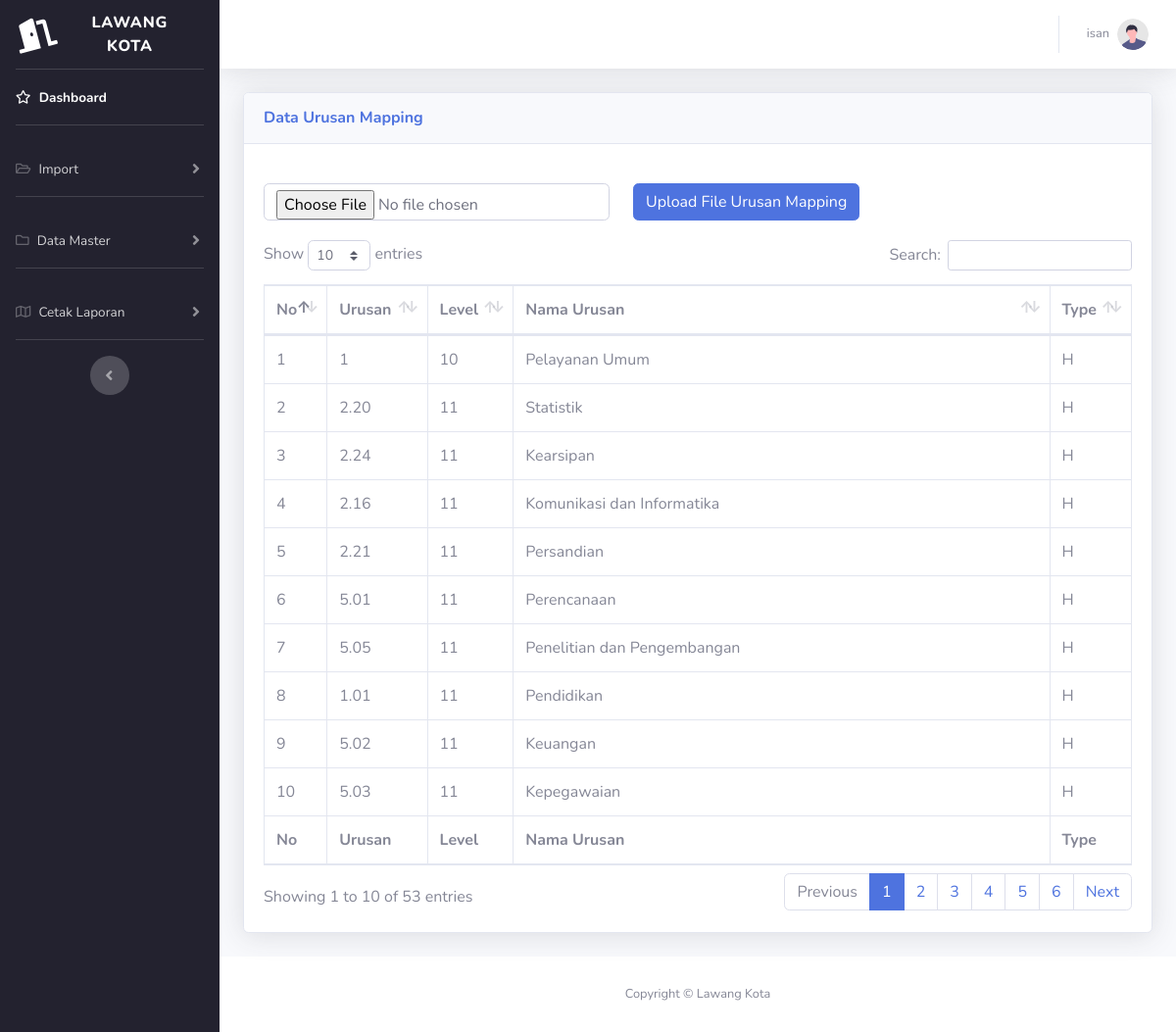
Page /urusan_mapping.php (signed in) on the committed database.
### tables this page shows
CREATE TABLE `urusan_mapping` (
  `nomor` int(11) NOT NULL,
  `urusan` varchar(50) NOT NULL,
  `lvl` varchar(50) NOT NULL,
  `nm_urusan` varchar(100) NOT NULL,
  `tipe` varchar(50) NOT NULL
);

### urusan_mapping.php (the view, shortened to what this page needs)
<!DOCTYPE html>
<html lang="en">
<head>
    <link href="vendor/fontawesome-free/css/all.min.css" rel="stylesheet" type="text/css" />
    <link href="css/sb-admin-2.min.css" rel="stylesheet" />
    <link href="vendor/datatables/dataTables.bootstrap4.min.css" rel="stylesheet" />
</head>
<body id="page-top">
    <div id="wrapper">
        <ul style="background-color:#23222f;" class="navbar-nav sidebar sidebar-dark accordion" id="accordionSidebar">
            <a class="sidebar-brand d-flex align-items-center justify-content-center" href="index.php">
                <div class="sidebar-brand-icon rotate-n-15">
                    <i class="fas fa-door-open"></i>
                </div>
                <div class="sidebar-brand-text mx-3">Lawang Kota<sup></sup></div>
            </a>
            <hr class="sidebar-divider my-0" />
            <li class="nav-item active">
                <a class="nav-link" href="index.html">
                    <i class="far fa-star"></i>
                    <span>Dashboard</span></a>
            </li>
            <hr class="sidebar-divider" />
            <li class="nav-item">
                <a class="nav-link collapsed" href="#" data-toggle="collapse" data-target="#collapseTwo" aria-expanded="true" aria-controls="collapseTwo">
                    <i class="far fa-folder-open"></i>
                    <span>Import</span>
                </a>
            </li>
            <hr class="sidebar-divider" />
            <li class="nav-item">
                <a class="nav-link collapsed" href="#" data-toggle="collapse" data-target="#collapseTwo2" aria-expanded="true" aria-controls="collapseTwo">
                    <i class="far fa-folder"></i>
                    <span>Data Master</span>
                </a>
            </li>
            <hr class="sidebar-divider" />
            <li class="nav-item">
                <a class="nav-link collapsed" href="#" data-toggle="collapse" data-target="#collapseTwo1" aria-expanded="true" aria-controls="collapseTwo">
                    <i class="far fa-map"></i>
                    <span>Cetak Laporan</span>
                </a>
            </li>
            <hr class="sidebar-divider d-none d-md-block" />
            <div class="text-center d-none d-md-inline">
                <button class="rounded-circle border-0" id="sidebarToggle"></button>
            </div>
        </ul>
        <div id="content-wrapper" class="d-flex flex-column">
            <div id="content">
                <nav class="navbar navbar-expand navbar-light bg-white topbar mb-4 static-top shadow">
                    <ul class="navbar-nav ml-auto">
                        <li class="nav-item dropdown no-arrow">
                            <a class="nav-link dropdown-toggle" href="#" id="userDropdown" role="button" data-toggle="dropdown" aria-haspopup="true" aria-expanded="false">
                                <span class="mr-2 d-none d-lg-inline text-gray-600 small"><?php echo $_SESSION['nama_pengguna']; ?></span>
                                <img class="img-profile rounded-circle" src="img/undraw_profile.svg" />
                            </a>
                        </li>
                    </ul>
                </nav>
                <div class="container-fluid">
                    <div class="card shadow mb-4">
                        <div class="card-header py-3">
                            <h6 class="m-0 font-weight-bold text-primary">Data Urusan Mapping</h6>
                        </div>
                        <div class="card-body">
                            <div style="margin: auto; width: 1183px; padding-top: 20px; padding-bottom: 20px;">
                                <form action="" method="POST" enctype="multipart/form-data" class="row g-2">
                                    <div class="col-auto">
                                        <input class="form-control" type="file" name="filexls" id="formFile" />
                                    </div>
                                    <div class="col-auto">
                                        <input type="submit" name="submit" class="btn btn-primary" value="Upload File Urusan Mapping" />
                                    </div>
                                </form>
                            </div>
                            <div class="table-responsive">
                                <table class="table table-bordered" id="dataTable" width="100%" cellspacing="0">
                                    <thead>
                                        <tr>
                                            <th style='width: 3%;'>No</th>
                                            <th>Urusan</th>
                                            <th>Level</th>
                                            <th>Nama Urusan</th>
                                            <th>Type</th>
                                        </tr>
                                    </thead>
                                    <?php
                                    include "koneksi.php";
                                    $ambildata = mysqli_query($conn, "SELECT * FROM urusan_mapping");
                                    while ($tampil = mysqli_fetch_array($ambildata)) {
                                        echo "
                                            <tr>
                                            <td>$tampil[nomor]</td>
                                            <td>$tampil[urusan]</td>
                                            <td>$tampil[lvl]</td>
                                            <td>$tampil[nm_urusan]</td>
                                            <td>$tampil[tipe]</td>
                                            </tr>";
                                    }
                                    ?>
                                    <tfoot>
                                        <tr>
                                            <th style='width: 3%;'>No</th>
                                            <th>Urusan</th>
                                            <th>Level</th>
                                            <th>Nama Urusan</th>
                                            <th>Type</th>
                                        </tr>
                                    </tfoot>
                                </table>
                            </div>
                        </div>
                    </div>
                </div>
            </div>
            <footer class="sticky-footer bg-white">
                <div class="container my-auto">
                    <div class="copyright text-center my-auto">
                        <span>Copyright &copy; Lawang Kota</span>
                    </div>
                </div>
            </footer>
        </div>
    </div>
</body>
</html>

### rows in the picture
urusan_mapping: nomor "1", urusan "1", lvl "10", nm_urusan "Pelayanan Umum", tipe "H"
urusan_mapping: nomor "2", urusan "2.20", lvl "11", nm_urusan "Statistik", tipe "H"
urusan_mapping: nomor "3", urusan "2.24", lvl "11", nm_urusan "Kearsipan", tipe "H"
urusan_mapping: nomor "4", urusan "2.16", lvl "11", nm_urusan "Komunikasi dan Informatika", tipe "H"
urusan_mapping: nomor "5", urusan "2.21", lvl "11", nm_urusan "Persandian", tipe "H"
urusan_mapping: nomor "6", urusan "5.01", lvl "11", nm_urusan "Perencanaan", tipe "H"
urusan_mapping: nomor "7", urusan "5.05", lvl "11", nm_urusan "Penelitian dan Pengembangan", tipe "H"
urusan_mapping: nomor "8", urusan "1.01", lvl "11", nm_urusan "Pendidikan", tipe "H"
urusan_mapping: nomor "9", urusan "5.02", lvl "11", nm_urusan "Keuangan", tipe "H"
urusan_mapping: nomor "10", urusan "5.03", lvl "11", nm_urusan "Kepegawaian", tipe "H"

### other values in the picture
$_SESSION['nama_pengguna'] "isan"
